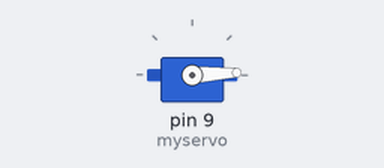
Recording of a sketch running on a simulated Arduino Uno, built with avr-gcc and run on an emulated ATmega328P. On the bench: servo.

Above: at 1.05 s.
At 1.9 s:
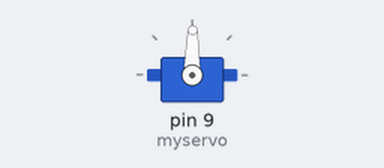
At 2.75 s:
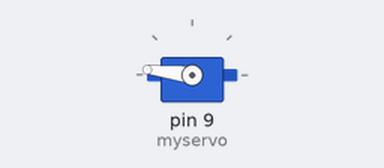
At 4.45 s:
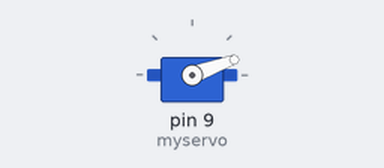
Timing chart, 0 to 9.4 s (numbered marks = the images above):
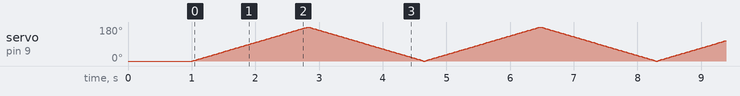

The sketch:

_15_servo.ino
```cpp
/***********************************************************
File name: 15_servo.ino
Description:   The servo motor are rotated to 15 degrees, 30
               degrees, 45 degrees, 60 degrees, 75 degrees,
               90 degrees, 75 degrees, 60 degrees, 45 degrees,
               30 degrees, 15 degrees, 0 degrees, and then from
               0 degrees to 180 degrees and from 180 degrees to
               0 degrees.
Website: www.adeept.com
E-mail: support@adeept.com
Author: Tom
Date: 2015/12/27
***********************************************************/

#include <Servo.h>
Servo myservo;//create servo object to control a servo

void setup()
{
  myservo.attach(9);//attachs the servo on pin 9 to servo object
  myservo.write(0);//back to 0 degrees
  delay(1000);//wait for a second
}

void loop()
{


  myservo.write(0);//back to 0 degrees
  for(int num=0;num<=180;num++)
  {
     myservo.write(num);//back to 'num' degrees(0 to 180)
     delay(10);//control servo speed
  }
  for(int num=180;num>=0;num--)
  {
     myservo.write(num);//back to 'num' degrees(180 to 0)
     delay(10);//control servo speed
  }
}
```
